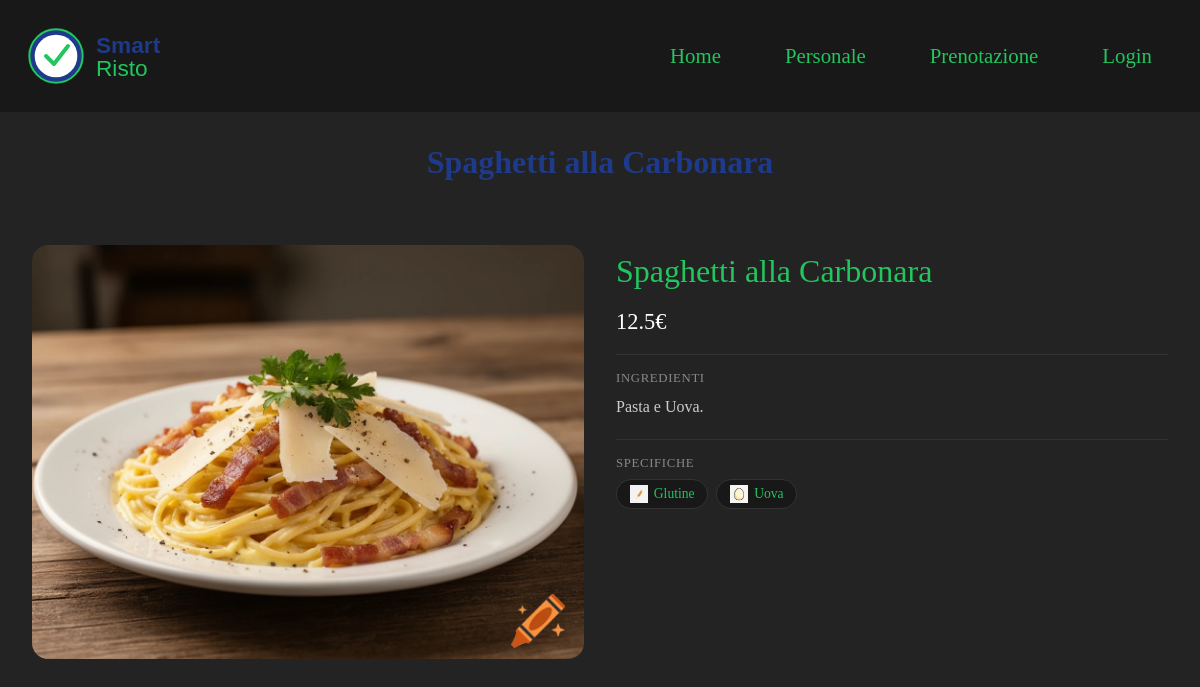
The app's page /sito/visualizzaPiatto.php?idPiatto=1 with its own data.
### tables this page shows
CREATE TABLE Piatti(
    IDPiatto INT(2) UNSIGNED ZEROFILL AUTO_INCREMENT NOT NULL PRIMARY KEY,
    Nome VARCHAR(40) NOT NULL,
    Prezzo FLOAT(4,2) NOT NULL,
    Immagine VARCHAR(7) NOT NULL,
    INDEX(IDPiatto),
    CHECK (Prezzo > 0)
);

CREATE TABLE aux_Ingredienti_Specifiche(
    IDIngrediente INT(3) UNSIGNED ZEROFILL NOT NULL,
    IDSpecifica INT(2) UNSIGNED ZEROFILL NOT NULL,
    PRIMARY KEY(IDIngrediente, IDSpecifica),
    INDEX(IDIngrediente),
    INDEX(IDSpecifica),
    CONSTRAINT fk_Ingredienti_auxSpecifiche
        FOREIGN KEY(IDIngrediente) REFERENCES Ingredienti(IDIngrediente)
            ON DELETE RESTRICT
            ON UPDATE CASCADE,
    CONSTRAINT fk_Specifiche_auxIngredienti
        FOREIGN KEY(IDSpecifica) REFERENCES Specifiche(IDSpecifica)
            ON DELETE RESTRICT
            ON UPDATE CASCADE
);

CREATE TABLE Specifiche(
    IDSpecifica INT(2) UNSIGNED ZEROFILL AUTO_INCREMENT NOT NULL PRIMARY KEY,
    Nome VARCHAR(20) NOT NULL,
    Immagine VARCHAR(7) NOT NULL,
    INDEX(IDSpecifica)
);

### sito/visualizzaPiatto.php (the view, shortened to what this page needs)
<?php
    try{
        include("inc/startConn.php");
        if(isset($_GET["idPiatto"])){
            $idPiatto = $_GET["idPiatto"];
            $results = $conn->prepare("SELECT * FROM Piatti WHERE IDPiatto = ?");
            $results->execute([$idPiatto]);
            if($results->rowCount() < 1){
                $titoloPagina = "Il piatto selezionato risulta inesistente";
                $titolo = "Inesistente";
            }else{
                $piatto = $results->fetch();
                $titolo = $piatto["Nome"];
                $titoloPagina = $titolo;
            }
        }else{
            $idPiatto = "";
            $titolo = "Non settato";
            $titoloPagina = "Errore nella richiesta del piatto";
        }
?>
<html>
    <head>
        <link rel="stylesheet" href="css/style.css">
        <link rel="stylesheet" href="css/visualizzaPiatto.css">
    </head>
    <body>
        <?php
            include("inc/header.php");
        ?>
        <h1 class="titoloPagina"><?php echo $titoloPagina; ?></h1>
        <div class="piatto-layout">
            <img class="immagine-cover" src="img/piatti/<?php echo $piatto['Immagine']; ?>" alt="<?php echo $piatto['Nome']; ?>">
            <div class="piatto-info">
                <h2 class="piatto-nome"><?php echo $piatto['Nome']; ?></h2>
                <p class="piatto-prezzo"><?php echo $piatto['Prezzo']; ?>€</p>
                <?php
                $results = $conn->prepare("SELECT * FROM Ingredienti INNER JOIN aux_piatti_ingredienti USING(IDIngrediente) WHERE IDPiatto = ?");
                $results->execute([$idPiatto]);
                if ($results->rowCount() >= 1) {
                    $ingredienti = $results->fetchAll(PDO::FETCH_ASSOC);
                    echo "<div class='piatto-sezione'>";
                    echo "<p class='piatto-sezione-label'>Ingredienti</p>";
                    $nomi = array_column($ingredienti, 'Nome');
                    $ultimo = array_pop($nomi);
                    $testo = count($nomi) > 0 ? implode(', ', $nomi) . ' e ' . $ultimo : $ultimo;
                    echo "<p class='testo'>$testo.</p>";
                    echo "</div>";
                    $tutte_specifiche = [];
                    foreach ($ingredienti as $ing) {
                        $rs = $conn->prepare("SELECT * FROM specifiche INNER JOIN aux_ingredienti_specifiche USING(IDspecifica) WHERE IDIngrediente = ?");
                        $rs->execute([$ing['IDIngrediente']]);
                        if ($rs->rowCount() >= 1) {
                            foreach ($rs->fetchAll(PDO::FETCH_ASSOC) as $sp) {
                                $tutte_specifiche[$sp['IDSpecifica']] = $sp;
                            }
                        }
                    }
                    if (!empty($tutte_specifiche)) {
                        echo "<div class='piatto-sezione'>";
                        echo "<p class='piatto-sezione-label'>Specifiche</p>";
                        echo "<ul class='specifiche-lista'>";
                        foreach ($tutte_specifiche as $sp) {
                            echo "<li class='specifica-badge'>";
                            echo "<img class='icona-specifica' src='img/specifiche/$sp[Immagine]' alt='$sp[Nome]'>";
                            echo "$sp[Nome]";
                            echo "</li>";
                        }
                        echo "</ul>";
                        echo "</div>";
                    }
                }
                ?>
            </div>
        </div>
        <?php
            }catch(PDOException $e){
                echo "<h2 style='color:red; font-weight:bold'>".$e->getMessage()."</h2>";
            }
        ?>
    </body>
</html>

### sito/css/style.css (style rules this page uses)
:root { --nero: #181818; --nero-chiaro: #232323; --blu: #1e3a8a; --verde: #22c55e; --bianco: #ffffff; }
* { margin: 0; padding: 0; box-sizing: border-box; }
body { background: var(--nero-chiaro); }
body .titoloPagina { color: var(--blu); text-align: center; justify-content: center; padding: 2rem; }

### sito/css/visualizzaPiatto.css (style rules this page uses)
:root { --nero: #181818; --nero-chiaro: #232323; --blu: #1e3a8a; --verde: #22c55e; --bianco: #ffffff; }
.piatto-layout { display: grid; grid-template-columns: 1fr 1fr; gap: 2rem; align-items: start; padding: 2rem; max-width: 80rem; margin: 0 auto; }
.immagine-cover { width: 100%; aspect-ratio: 4 / 3; object-fit: cover; border-radius: 1rem; display: block; }
.piatto-info { display: flex; flex-direction: column; gap: 1.2rem; padding: 0.5rem 0; }
.piatto-nome { color: var(--verde); font-size: 2rem; font-weight: 500; margin: 0; }
.piatto-prezzo { color: var(--bianco); font-size: 1.4rem; font-weight: 500; margin: 0; }
.piatto-sezione { border-top: 1px solid #333; padding-top: 1rem; }
.piatto-sezione-label { color: #888; font-size: 0.8rem; text-transform: uppercase; letter-spacing: 0.05em; margin: 0 0 0.5rem; }
.testo { color: #ccc; font-size: 1rem; line-height: 1.6; margin: 0; }
.specifiche-lista { display: flex; flex-wrap: wrap; gap: 0.5rem; margin: 0; padding: 0; list-style: none; }
.specifica-badge { display: inline-flex; align-items: center; gap: 6px; background: var(--nero); border: 1px solid #333; border-radius: 2rem; padding: 0.3rem 0.8rem; color: var(--verde); font-size: 0.85rem; }
.icona-specifica { width: 18px; height: 18px; object-fit: contain; vertical-align: middle; }

### sito/css/header.css (style rules this page uses)
:root { --nero: #181818; --nero-chiaro: #232323; --blu: #1e3a8a; --verde: #22c55e; --bianco: #ffffff; }

### records on screen
piatti: Nome "Spaghetti alla Carbonara", Immagine (picture), Prezzo "12.5"
aux_ingredienti_specifiche: IDSpecifica.Immagine (picture), IDSpecifica.Nome "Glutine"
aux_ingredienti_specifiche: IDSpecifica.Immagine (picture), IDSpecifica.Nome "Uova"

### other values on screen
$testo "Pasta e Uova"
